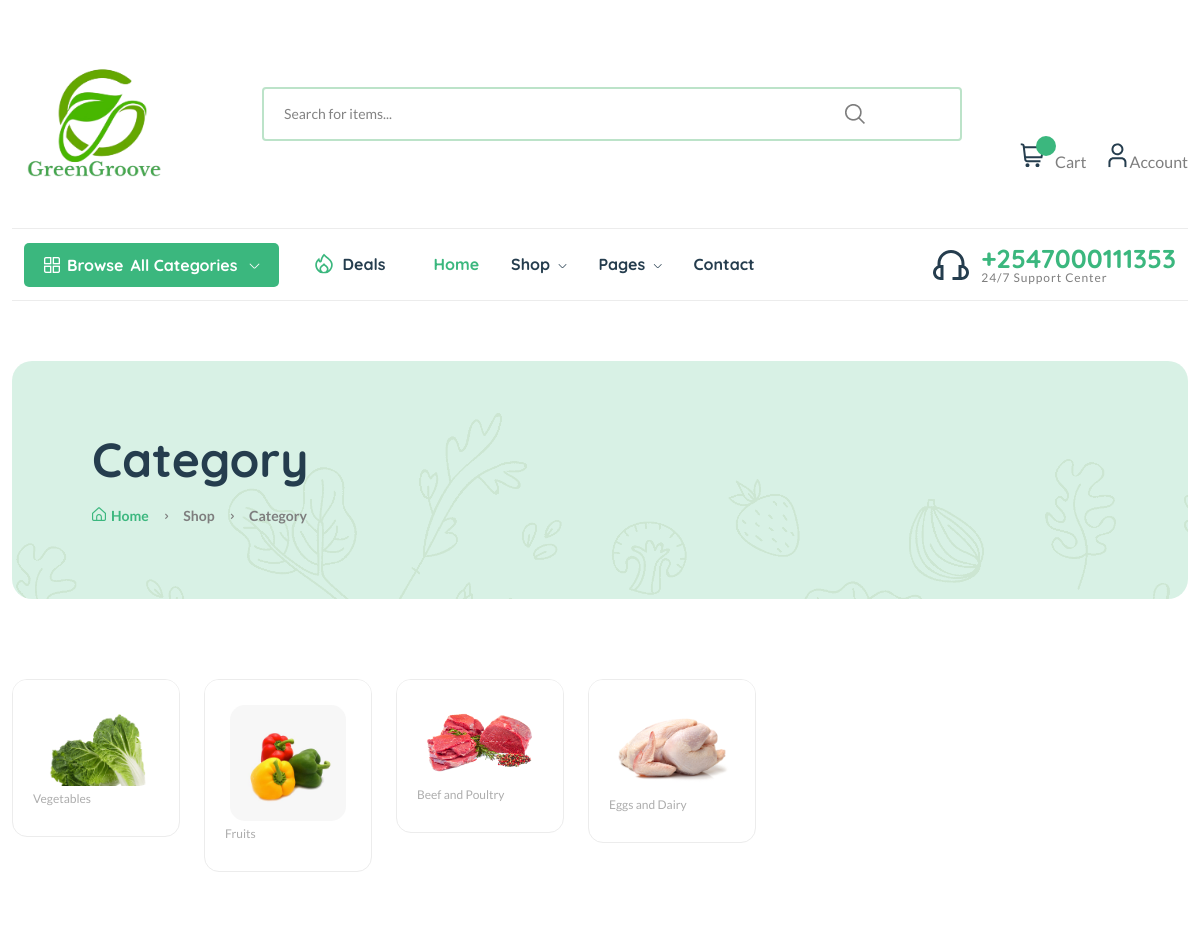
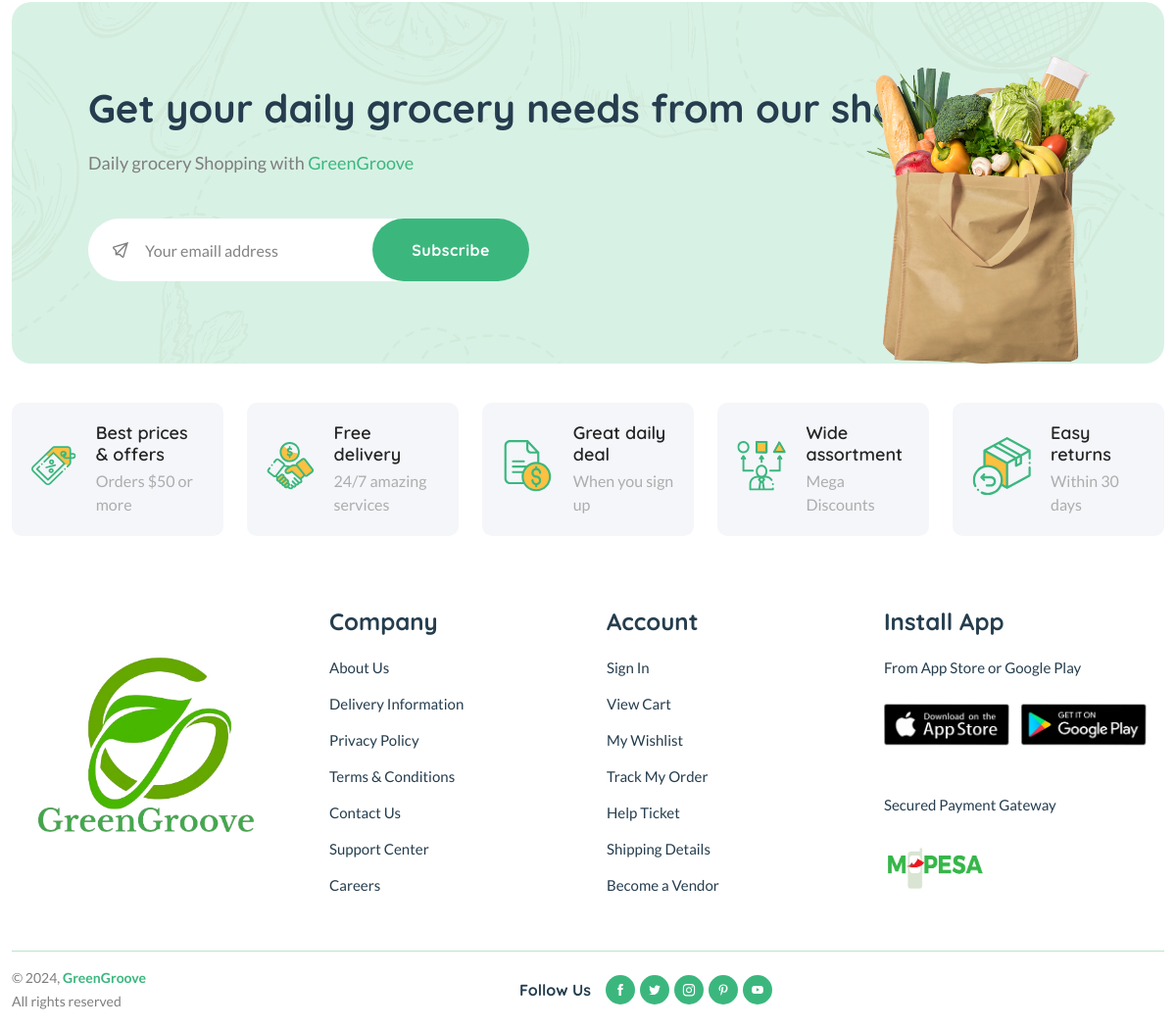
Page /categories/ on the committed database (2 pictures, top to bottom).
### store/models.py (models this page shows, shortened)
class Category(models.Model):
    title = models.CharField(max_length=50, verbose_name="Category Title")
    slug = models.SlugField(max_length=55, verbose_name="Category Slug")
    description = models.TextField(blank=True, verbose_name="Category Description")
    category_image = models.ImageField(upload_to='category', blank=True, null=True, verbose_name="Category Image")
    is_active = models.BooleanField(verbose_name="Is Active?")
    is_featured = models.BooleanField(verbose_name="Is Featured?")
    created_at = models.DateTimeField(auto_now_add=True, verbose_name="Created Date")
    updated_at = models.DateTimeField(auto_now=True, verbose_name="Updated Date")
    class Meta:
        verbose_name_plural = 'Categories'
        ordering = ('-created_at', )

### store/views.py (the view)
# urls.py: path('categories/', views.all_categories, name="all-categories"),
def all_categories(request):
    categories = Category.objects.filter(is_active=True)
    return render(request, 'store/categories.html', {'categories':categories})

### store/context_preprocessors.py (called while the page is built)
def store_menu(request):
    categories = Category.objects.filter(is_active=True)
    context = {
        'categories_menu': categories,
    }
    return context

def cart_menu(request):
    if request.user.is_authenticated:
        cart_items= Cart.objects.filter(user=request.user)
        context = {
            'cart_items': cart_items,
        }
    else:
        context = {}
    return context

### templates/store/categories.html (shortened to what this page needs)
{% extends 'base.html' %}
{% load static %}
      {% block content %}
    <main class="main">
        <div class="page-header mt-30 mb-50">
            <div class="container">
                <div class="archive-header">
                    <div class="row align-items-center">
                        <div class="col-xl-3">
                            <h1 class="mb-15">Category</h1>
                            <div class="breadcrumb">
                                <a href="{% url 'store:home' %}" rel="nofollow"><i class="fi-rs-home mr-5"></i>Home</a>
                                <span></span> Shop <span></span> Category
                            </div>
                        </div>
                    </div>
                </div>
            </div>
        </div>
        <div class="container mb-30">
            <div class="row">
                <div class="col-lg-4-5">
                    <div class="row product-grid">
                    {% if categories %}
                        {% for category in categories %}
                        <div class="col-lg-1-5 col-md-4 col-12 col-sm-6">
                            <div class="product-cart-wrap mb-30">
                                <div class="product-img-action-wrap">
                                    <div class="product-img product-img-zoom">
                                        <a href="{% url 'store:category-products' category.slug %}">
                                            <img class="default-img" src="{{ category.category_image.url }}" alt="" />
                                        </a>
                                    </div>
                                </div>
                                <div class="product-content-wrap">
                                    <div class="product-category">
                                        <a href="{{ category.category_image.url }}">{{ category.title }}</a>
                                    </div>
                                </div>
                            </div>
                        </div>
                        {% endfor %}
                    {% endif %}
                    </div>
                </div>
                </div>
            </div>
    </main>
      {% endblock content %}

### rows in the picture
Category: category_image (picture), title "Vegetables"
Category: category_image (picture), title "Fruits"
Category: category_image (picture), title "Beef and Poultry"
Category: category_image (picture), title "Eggs and Dairy"
